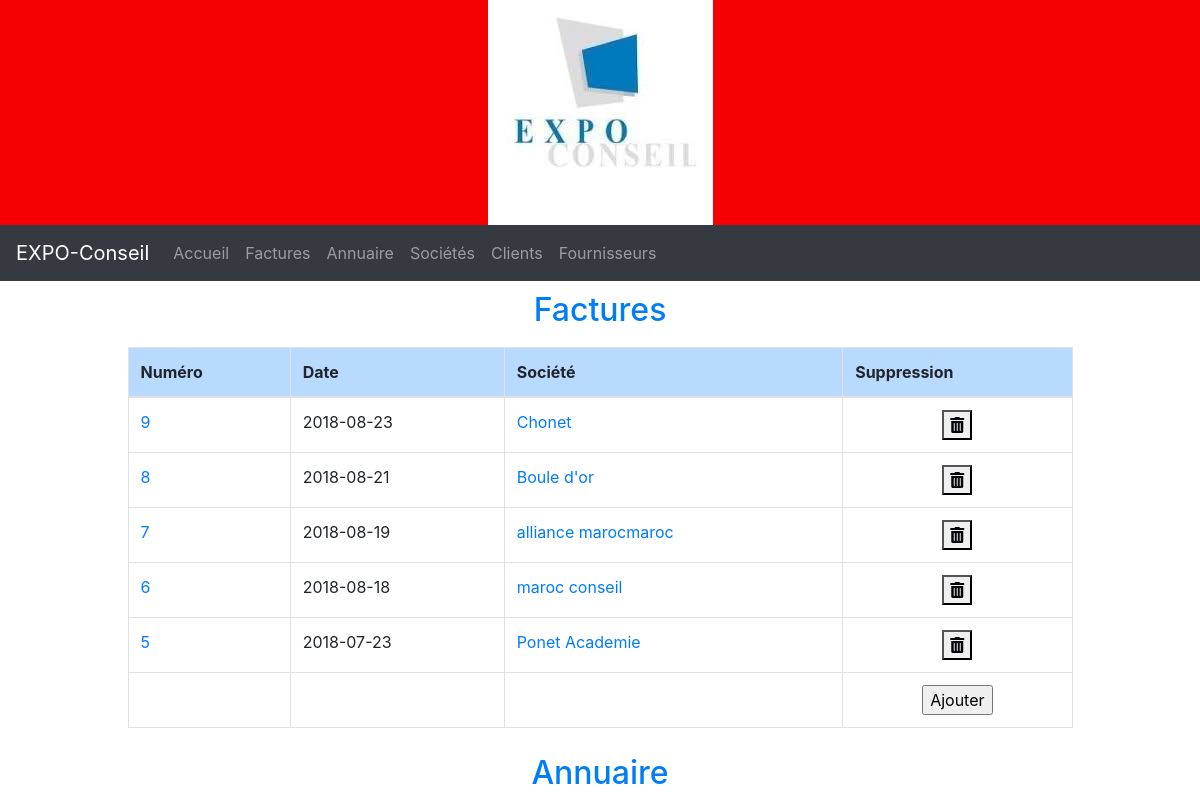
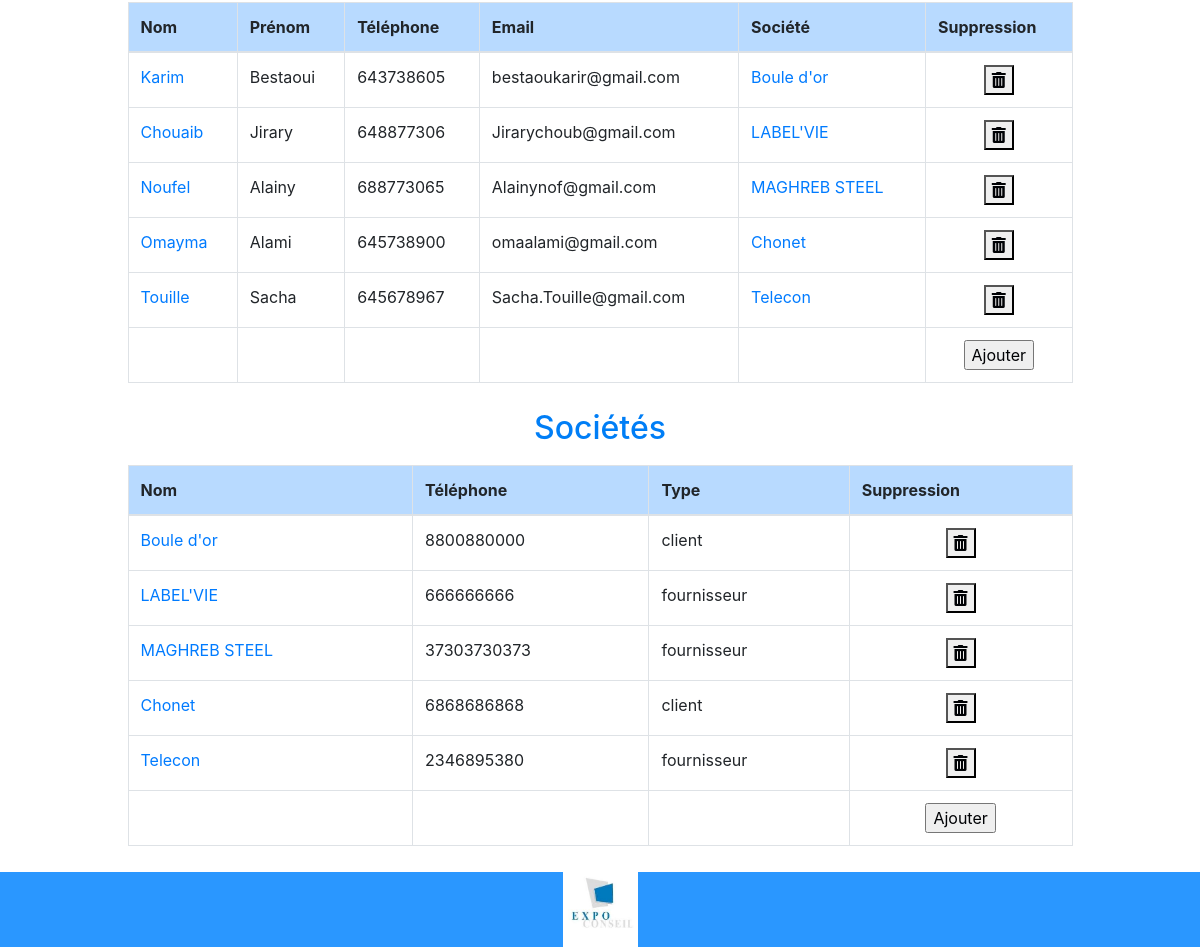
The page / on the database its author committed (2 pictures, top to bottom).
### tables this page shows
CREATE TABLE `facture` (
  `idfacture` int(10) UNSIGNED NOT NULL,
  `numero` int(11) NOT NULL,
  `date_facture` date NOT NULL,
  `motif_prestation` varchar(45) NOT NULL,
  `societes_idsocietes` int(10) UNSIGNED NOT NULL,
  `annuaire_idannuaire` int(10) UNSIGNED NOT NULL
);

CREATE TABLE `societes` (
  `idsocietes` int(10) UNSIGNED NOT NULL,
  `nom_societe` varchar(45) NOT NULL,
  `adresse` varchar(60) NOT NULL,
  `pays` varchar(45) NOT NULL,
  `telephone_societe` bigint(18) NOT NULL,
  `num_tva` bigint(18) UNSIGNED NOT NULL,
  `type_idtype` int(10) UNSIGNED NOT NULL
);

CREATE TABLE `annuaire` (
  `idannuaire` int(10) UNSIGNED NOT NULL,
  `nom` varchar(45) NOT NULL,
  `prenom` varchar(45) NOT NULL,
  `telephone` int(11) NOT NULL,
  `email` varchar(45) NOT NULL
);

CREATE TABLE `type` (
  `idtype` int(10) UNSIGNED NOT NULL,
  `type` varchar(45) NOT NULL
);

### controllers/controller-accueil.php (called while the page is built)
<?php
require './models/model-accueil.php';
function afficherAccueil()
{
    $resultat1 = getAccueil1();
    $resultat2 = getAccueil2();
    $resultat3 = getAccueil3();
    require './views/view-accueil.php';
}

### models/model-accueil.php (called while the page is built)
<?php
function getAccueil1()
{
    global $bd;
    $resultat1 = $bd->query('SELECT *
         FROM facture
         JOIN societes ON facture.societes_idsocietes = societes.idsocietes
         ORDER BY date_facture DESC LIMIT 0,5');
    return $resultat1->fetchAll();
}
function getAccueil2()
{
    global $bd;
    $resultat2 = $bd->query('SELECT *
         FROM annuaire
         JOIN societes ON annuaire.idannuaire = societes.idsocietes
         -- LEFT JOIN societes ON annuaire_has_societes.societes_idsocietes = societes.idsocietes
         -- LEFT JOIN annuaire ON annuaire.idannuaire = annuaire_has_societes.annuaire_idannuaire
         ORDER BY idannuaire DESC LIMIT 0,5');
    return $resultat2->fetchAll();
}
function getAccueil3()
{
    global $bd;
    $resultat3 = $bd->query('SELECT *
         FROM societes JOIN type ON societes.type_idtype = type.idtype
         ORDER BY idsocietes DESC LIMIT 0,5');
    return $resultat3->fetchAll();
}

### views/view-accueil.php (the view, shortened to what this page needs)
<div class="container-fluid">
<div>
     <h2>Factures</h2>
     <div class="table-responsive col-md-10 offset-md-1">
      <table class="table table-bordered table-hover">
        <thead class="table-primary">
          <tr>
           <th>Numéro</th>
           <th>Date</th>
           <th>Société</th>
           <th class="suppression">Suppression</th>
          </tr>
       </thead>
       <tbody>
         <?php foreach ($resultat1 as $key => $donnees1) {
    ?>
       <tr>
        <td><a href="./?page=updatefacture&id=<?= $donnees1['idfacture']; ?>"><?= $donnees1['numero']; ?></a></td>
        <td><?= $donnees1['date_facture']; ?></td>
        <td><a href="./?page=updatesociete&id=<?= $donnees1['idsocietes']; ?>"><?= $donnees1['nom_societe']; ?></a></td>
        <td class="text-center"> <button type="submit" name="supprimer" onclick="deletefacture(<?= $donnees1['idfacture']; ?>)" ><i class="fas fa-trash-alt"></i></button> </td>
       </tr>
   <?php
} ?>
<tr>
  <td></td>
  <td></td>
  <td></td>
<td class="text-center">  <input  type="submit" name="ajouter" value="Ajouter" onclick="ajouterfacture()"></td>
</tr>
      </tbody>
      </table>
       </div>
</div>
<div>
     <h2>Annuaire</h2>
     <div class="table-responsive col-md-10 offset-md-1">
      <table class="table table-bordered table-hover">
        <thead class="table-primary">
          <tr>
               <th >Nom</th>
               <th >Prénom</th>
               <th >Téléphone</th>
               <th >Email</th>
               <th >Société</th>
               <th class="suppression">Suppression</th>
             </tr>
             </thead>
             <tbody>
             <?php foreach ($resultat2 as $key => $donnees2) {
        ?>
             <tr>
               <td><a href="./?page=updateclient&id=<?= $donnees2['idannuaire']; ?>"><?= $donnees2['nom']; ?></a></td>
               <td><?= $donnees2['prenom']; ?></td>
               <td><?= $donnees2['telephone']; ?></td>
               <td><?= $donnees2['email']; ?></td>
               <td><a href="./?page=updatesociete&id=<?= $donnees2['idsocietes']; ?>"><?= $donnees2['nom_societe']; ?></a> <a href="partials/annuaire.php">  </a> </td>
               <td class="text-center"> <button type="submit" name="supprimer" onclick="deleteclient(<?= $donnees2['idannuaire']; ?>)" ><i class="fas fa-trash-alt"></i></button> </td>
             </tr>
         <?php
    } ?>
    <tr>
    <td></td>
    <td></td>
    <td></td>
    <td></td>
    <td></td>
  <td class="text-center">  <input type="submit" name="ajouter" value="Ajouter" onclick="ajouterclient()"></td>
  </tr>
  </tbody>
            </table>
          </div>
        </div>
<div>
     <h2>Sociétés</h2>
     <div class="table-responsive col-md-10 offset-md-1">
      <table class="table table-bordered table-hover">
        <thead class="table-primary">
          <tr>
           <th>Nom</th>
           <th>Téléphone</th>
           <th>Type</th>
           <th class="suppression">Suppression</th>
         </tr>
           </thead>
           <tbody>
         <?php foreach ($resultat3 as $key => $donnees3) {
        ?>
           <tr>
             <td><a href="./?page=updatesociete&id=<?= $donnees3['idsocietes']; ?>"><?= $donnees3['nom_societe']; ?></a></td>
             <td><?= $donnees3['telephone_societe']; ?></td>
             <td><?= $donnees3['type']; ?></td>
             <td class="text-center"> <button type="submit" name="supprimer" onclick="deletesociete(<?= $donnees3['idsocietes']; ?>)" ><i class="fas fa-trash-alt"></i></button> </td>
           </tr>
       <?php
    } ?>
    <tr>
    <td></td>
    <td></td>
    <td></td>
  <td class="text-center">  <input  type="submit" name="ajouter" value="Ajouter" onclick="ajoutersociete()"></td>
  </tr>
     </table>
   </div>
   </div>
 </div>

### views/partials/head.php (shortened to what this page needs)
<!DOCTYPE html>
<html>
    <head>
        <link rel="stylesheet" href="https://maxcdn.bootstrapcdn.com/bootstrap/4.1.3/css/bootstrap.min.css">
        <link rel="stylesheet" href="https://use.fontawesome.com/releases/v5.0.13/css/all.css">
        <link rel="stylesheet" type="text/css" href="assets/css/style.css">
    </head>

### views/partials/header.php (shortened to what this page needs)
<body>
<div class="header">
    <div class="jumbotron">
        <img class="logo" src="assets/img/logo.PNG" alt="logo">
    </div>
<nav class="navbar navbar-expand-md bg-dark navbar-dark">
  <a class="navbar-brand" href="#">EXPO-Conseil
  </a>
<div class="collapse navbar-collapse" id="collapsibleNavbar">
  <ul class="navbar-nav">
    <li class="nav-item">
      <a class="nav-link" href="./?page=accueil">Accueil</a>
    </li>
    <li class="nav-item">
      <a class="nav-link" href="./?page=facture">Factures</a>
    </li>
    <li class="nav-item">
      <a class="nav-link" href="./?page=client">Annuaire</a>
    </li>
    <li class="nav-item">
      <a class="nav-link" href="./?page=societe">Sociétés</a>
    </li>
    <li class="nav-item">
      <a class="nav-link" href="./?page=listeclient">Clients</a>
    </li>
    <li class="nav-item">
      <a class="nav-link" href="./?page=listefournisseur">Fournisseurs</a>
    </li>
  </ul>
  </div>
</nav>
</div>

### index.php (shortened to what this page needs)
<?php
require './views/partials/head.php';
require './views/partials/header.php';
require './controllers/controller-accueil.php';
if (isset($_GET['page'])) {
    if ($_GET['page'] == 'accueil') {
        afficherAccueil();
    } elseif ($_GET['page'] == 'facture') {
        afficherFacture();
    } elseif ($_GET['page'] == 'client') {
        afficherClient();
    } elseif ($_GET['page'] == 'societe') {
        afficherSociete();
    } elseif ($_GET['page'] == 'detailclient') {
        detailClient();
    } elseif ($_GET['page'] == 'detailfacture') {
        detailFacture();
    } elseif ($_GET['page'] == 'detailsociete') {
        detailSociete();
    } elseif ($_GET['page'] == 'updatefacture') {
        updateFacture();
    } elseif ($_GET['page'] == 'updateclient') {
        updateClient();
    } elseif ($_GET['page'] == 'updatesociete') {
        updateSociete();
    } elseif ($_GET['page'] == 'addfacture') {
        addFacture();
    } elseif ($_GET['page'] == 'addclient') {
        addClient();
    } elseif ($_GET['page'] == 'addsociete') {
        addSociete();
    } elseif ($_GET['page'] == 'deletefacture') {
        deleteFacture();
    } elseif ($_GET['page'] == 'deleteclient') {
        deleteClient();
    } elseif ($_GET['page'] == 'deletesociete') {
        deleteSociete();
    } elseif ($_GET['page'] == 'listeclient') {
        afficherListeClient();
    } elseif ($_GET['page'] == 'listefournisseur') {
        afficherListeFournisseur();
    } else {
        require './controllers/controller-404.php';
    }
} else {
    afficherAccueil();
}
require './views/partials/footer.php';

### views/partials/footer.php
<div class="footer">
      <img class="logo" src="assets/img/logo.PNG" alt="logo">
</div>
</body>
</html>

### assets/css/style.css (style rules this page uses)
h2 { color: #007ef6; text-align: center; padding-top: 10px; padding-bottom: 10px; }
.jumbotron { margin-bottom: 0px; padding: 0px; background-color: #f60003; border-radius: 0; }
img.logo { display: block; margin-right: auto; margin-left: auto; }
.footer { margin-top: 10px; background-color: #2a97ff; }
.footer img { height: 75px; }
button, input, select, textarea { color: #000205; }

### rows shown on the page
facture: numero "9", date_facture "2018-08-23", societes_idsocietes.nom_societe "Chonet"
facture: numero "8", date_facture "2018-08-21", societes_idsocietes.nom_societe "Boule d'or"
facture: numero "7", date_facture "2018-08-19", societes_idsocietes.nom_societe "alliance marocmaroc"
facture: numero "6", date_facture "2018-08-18", societes_idsocietes.nom_societe "maroc conseil"
facture: numero "5", date_facture "2018-07-23", societes_idsocietes.nom_societe "Ponet Academie"
annuaire: nom "Karim", prenom "Bestaoui", telephone "643738605", email "bestaoukarir@gmail.com", societes.nom_societe "Boule d'or"
annuaire: nom "Chouaib", prenom "Jirary", telephone "648877306", email "Jirarychoub@gmail.com", societes.nom_societe "LABEL'VIE"
annuaire: nom "Noufel", prenom "Alainy", telephone "688773065", email "Alainynof@gmail.com", societes.nom_societe "MAGHREB STEEL"
annuaire: nom "Omayma", prenom "Alami", telephone "645738900", email "omaalami@gmail.com", societes.nom_societe "Chonet"
annuaire: nom "Touille", prenom "Sacha", telephone "645678967", email "Sacha.Touille@gmail.com", societes.nom_societe "Telecon"
societes: nom_societe "Boule d'or", telephone_societe "8800880000", type.type "client"
societes: nom_societe "LABEL'VIE", telephone_societe "666666666", type.type "fournisseur"
societes: nom_societe "MAGHREB STEEL", telephone_societe "37303730373", type.type "fournisseur"
societes: nom_societe "Chonet", telephone_societe "6868686868", type.type "client"
societes: nom_societe "Telecon", telephone_societe "2346895380", type.type "fournisseur"
